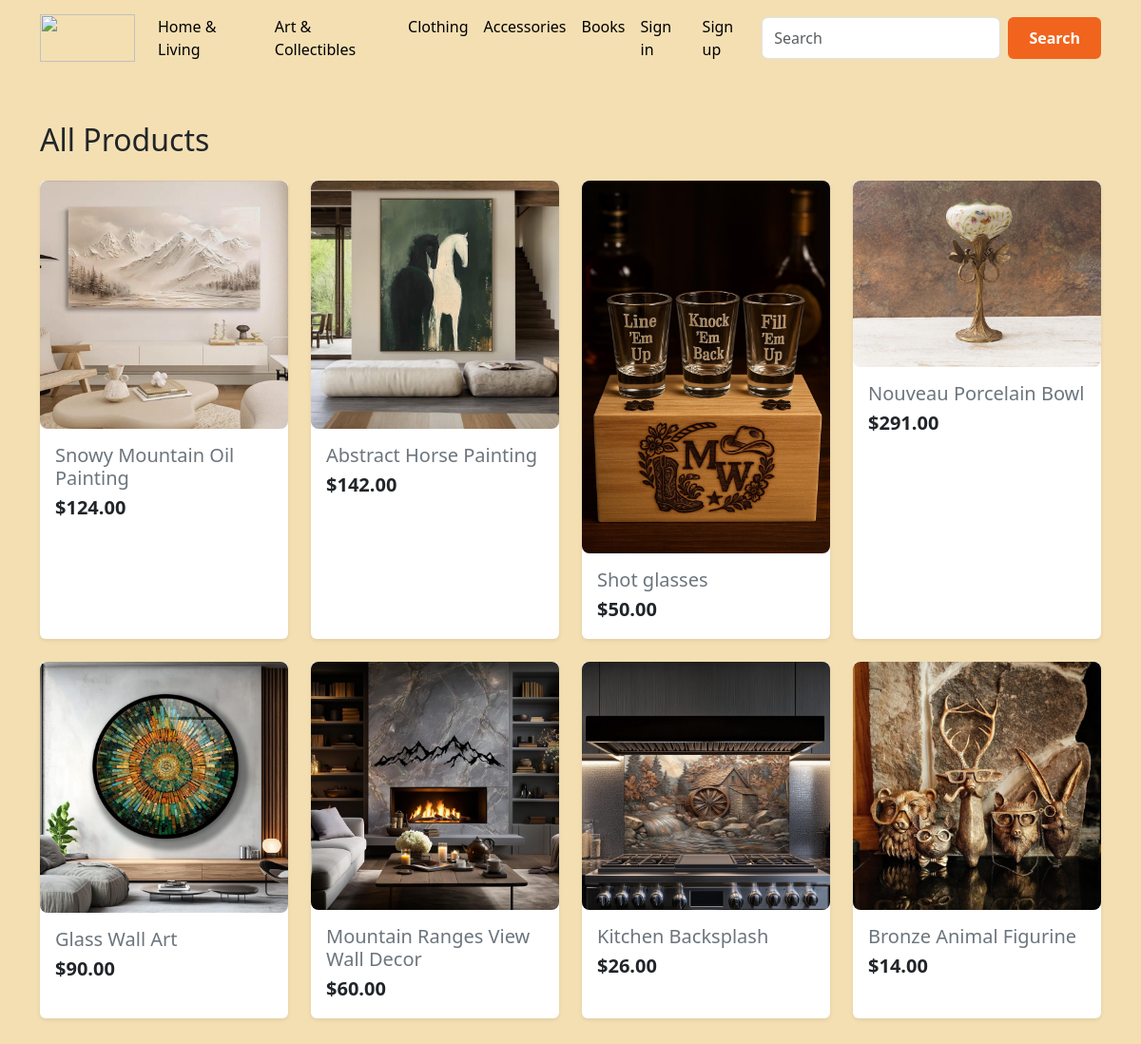
Screenshot of /categories/2/ with the database file from the repository.
### blog/models.py (models this page shows, shortened)
class Category(models.Model):
    title = models.CharField(max_length=30)
    class Meta:
        verbose_name_plural = "Categories"

class Product(models.Model):
    title = models.CharField(max_length=200)
    price = models.DecimalField(max_digits=10,decimal_places=2)
    image = models.ImageField(upload_to="images/")
    description = models.TextField()
    created_at = models.DateTimeField(auto_now_add=True)
    update_at = models.DateTimeField(auto_now=True)
    category = models.ForeignKey(Category, on_delete=models.CASCADE)

### blog/views.py (the view)
# urls.py: path('categories/<int:pk>/', Category.as_view(),name='category'),
class Category(Home):
    def get_queryset(self):
        return Product.objects.filter(category_id=self.kwargs['pk'])

### blog/templatetags/blog_tags.py (called while the page is built)
@register.simple_tag()
def get_categories():
    return Category.objects.all()

### blog/templates/blog/index.html (shortened to what this page needs)
{% extends 'base.html' %}
{% block main %}
<div class="container py-5">
  <h2 class="mb-4">All Products</h2>
  <div class="row g-4">
    {% for product in products %}
      <div class="col-12 col-sm-6 col-md-4 col-lg-3">
        <a href="{% url 'detail' product.pk %}" class="text-decoration-none text-dark">
          <div class="card h-100 border-0 shadow-sm">
            <img src="{{ product.image.url }}"
                 class="card-img-top rounded-3"
                 alt="{{ product.title }}">
            <div class="card-body px-3">
              <h5 class="card-title text-secondary mb-1">{{ product.title }}</h5>
              <p class="card-text text-orange fw-bold fs-5">${{ product.price }}</p>
            </div>
          </div>
        </a>
      </div>
    {% endfor %}
  </div>
</div>
{% endblock main %}

### templates/base.html (shortened to what this page needs)
{% load blog_tags %}
{% get_categories as categories %}
<!doctype html>
<html lang="en" xmlns="http://www.w3.org/1999/html">
  <head>
    <link href="https://cdn.jsdelivr.net/npm/bootstrap@5.3.8/dist/css/bootstrap.min.css" rel="stylesheet">
  </head>
  <body>
    <nav class="navbar navbar-expand-lg custom-navbar">
  <div class="container">
    <a class="navbar-brand" href="{% url 'home' %}">
      <img width="100px" height="50px" src="https://www.shipstation.com/wp-content/uploads/2023/11/logo-Etsy-white-2x.png">
    </a>
    <div class="collapse navbar-collapse" id="navbarSupportedContent">
      <ul class="navbar-nav me-auto mb-2 mb-lg-0">
        {% for category in categories %}
        <li class="nav-item">
          <a class="nav-link active" aria-current="page" href="{% url 'category' category.pk %}">{{category.title}}</a>
        </li>
        {% endfor %}
        {% if request.user.is_authenticated %}
        <li class="nav-item">
          <form action="{% url 'signout' %}" method="post">
               {% csrf_token %}
          <button type="submit" class="nav-link active">Sign out</button>
          </form>
        </li>
        {% else %}
        <li class="nav-item">
          <a class="nav-link active" aria-current="page" href="{% url 'signin' %}">Sign in</a>
        </li>
        <li class="nav-item">
          <a class="nav-link active" aria-current="page" href="{% url 'signup' %}">Sign up</a>
        </li>
        {% endif %}
      </ul>
      <form class="d-flex" role="search" action="{% url 'search' %}" method="get">
        <input class="form-control me-2" type="search" placeholder="Search" aria-label="Search" name="query"/>
        <button class="btn btn-etsy" type="submit">Search</button>
      </form>
    </div>
  </div>
</nav>
    <main>
    {% block main %}
    {% endblock main %}
    </main>
  </body>
</html>

### templates/base.html (style rules this page uses)
.custom-navbar { background-color: #f3dfb2 }
.custom-navbar .nav-link, .custom-navbar .navbar-brand { color: #F1641E; font-weight: 500; }
body { background-color: #f3dfb2; }
.btn-etsy { background-color: #F1641E; border-color: #F1641E; color: white; }
.btn-etsy { background-color: #F1641E; color: white; padding: 10px 22px; border-radius: 6px; font-weight: 600; border: none; transition: 0.3s; }

### rows the page displays
Category: title "Home & Living"
Category: title "Art & Collectibles"
Category: title "Clothing"
Category: title "Accessories"
Category: title "Books"
Product: image (picture), title "Snowy Mountain Oil Painting", price "124.00"
Product: image (picture), title "Abstract Horse Painting", price "142.00"
Product: image (picture), title "Shot glasses", price "50.00"
Product: image (picture), title "Nouveau Porcelain Bowl", price "291.00"
Product: image (picture), title "Glass Wall Art", price "90.00"
Product: image (picture), title "Mountain Ranges View Wall Decor", price "60.00"
Product: image (picture), title "Kitchen Backsplash", price "26.00"
Product: image (picture), title "Bronze Animal Figurine", price "14.00"
